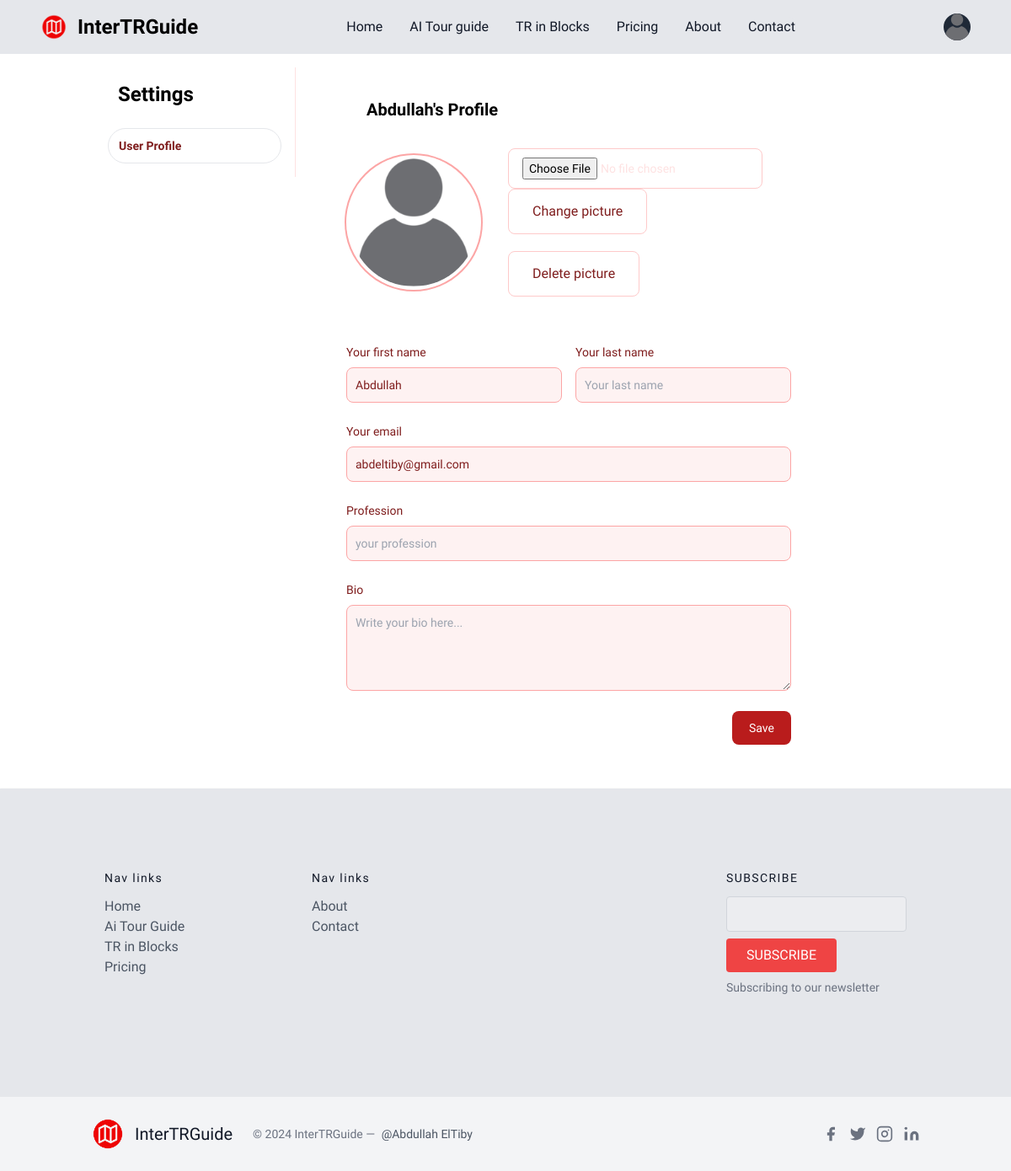
Before: /settings/ (signed in) with the older database file.
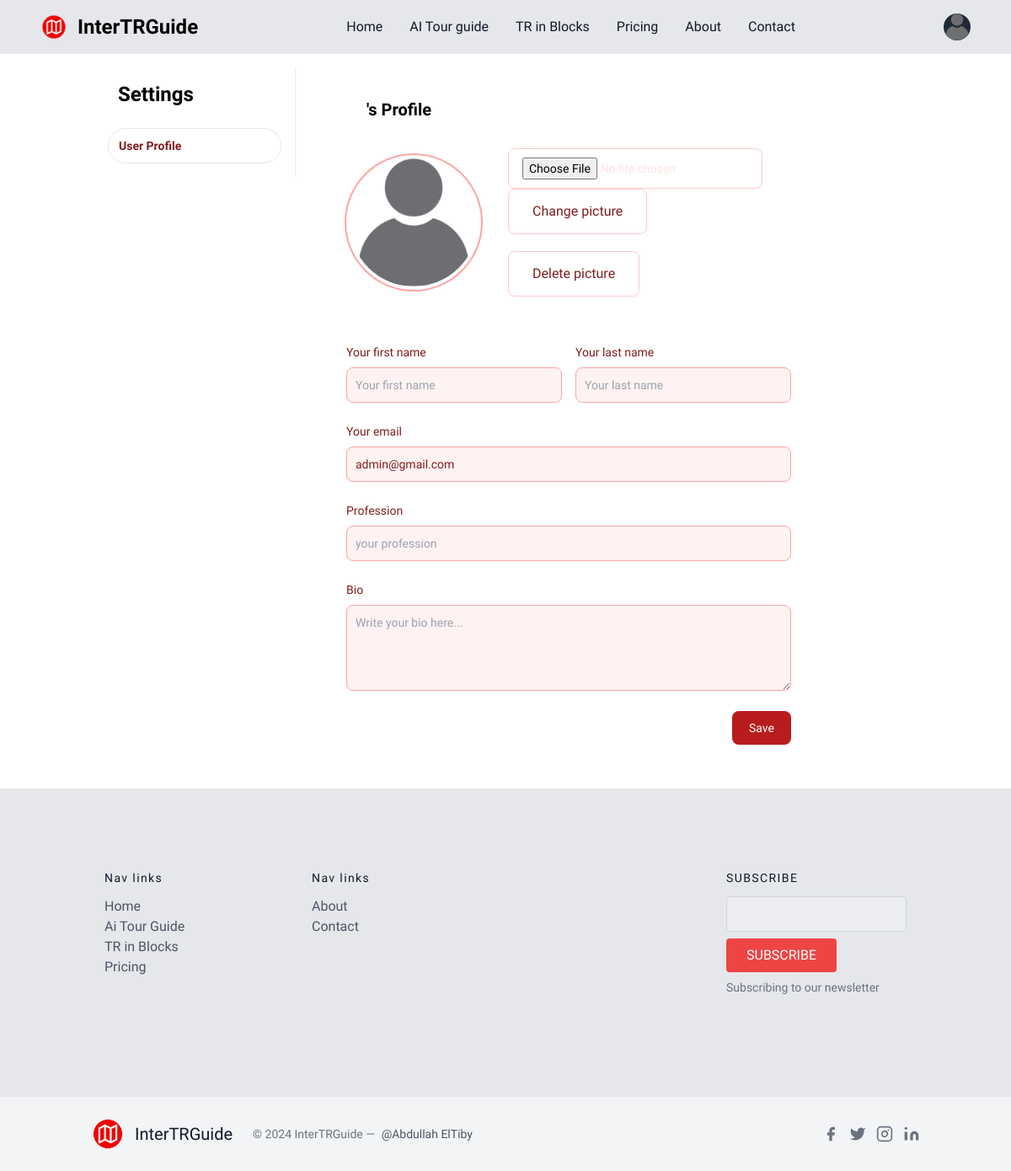
After: the same page with the newer database file.
### app/models.py (models this page shows, shortened)
class CustomUser(AbstractUser):
    name = models.CharField(max_length=100, blank=True)
    image = models.ImageField(upload_to='profile_pics', default='profile_pics/default.png')
    email = models.EmailField(unique=True)
    password = models.CharField(max_length=128, default='defaultpassword')

### app/views.py (the view)
# urls.py: path('settings/', views.settings, name='settings'),
@login_required(login_url='login')
def settings(request):
    return render(request, 'settings_page.html')

### templates/settings_page.html (shortened to what this page needs)
{% extends "base.html" %}
{% block maincontent %}
<div class="bg-white w-full flex flex-col gap-5 px-3 md:px-16 lg:px-28 md:flex-row text-[#161931]">
    <aside class="hidden py-4 md:w-1/3 lg:w-1/4 md:block">
        <div class="sticky flex flex-col gap-2 p-4 text-sm border-r border-red-100 top-12">
            <h2 class="pl-3 mb-4 text-2xl font-semibold">Settings</h2>
            <a href="#" class="flex items-center px-3 py-2.5 font-bold bg-white  text-red-900 border rounded-full">
                User Profile
            </a>
        </div>
    </aside>
    <main class="w-full min-h-screen py-1 md:w-2/3 lg:w-3/4">
        <div class="p-2 md:p-4">
            <div class="w-full px-6 pb-8 mt-8 sm:max-w-xl sm:rounded-lg">
                <h2 class="pl-6 text-2xl font-bold sm:text-xl">{{ user.name }}'s Profile</h2>
                <div class="grid max-w-2xl mx-auto mt-8">
                    <div class="flex flex-col items-center space-y-5 sm:flex-row sm:space-y-0">
                        <img class="object-cover w-40 h-40 p-1 rounded-full ring-2 ring-red-300 dark:ring-red-500"
                            src="{{user.image.url}}"
                            alt="Bordered avatar">
                        <div class="flex flex-col space-y-5 sm:ml-8">
                            <form action="{% url 'change_profile_picture' %}" method="post" enctype="multipart/form-data">
                                <input type="file" name="new_image" accept="image/*" class="py-2.5 px-4 text-sm font-medium text-red-100 focus:outline-none bg-[#202142] rounded-lg border border-red-200 hover:bg-red-900 focus:z-10 focus:ring-4 focus:ring-red-200">                                <button type="submit" class="py-3.5 px-7 text-base font-medium text-red-900 focus:outline-none bg-white rounded-lg border border-red-200 hover:bg-red-100 hover:text-[#202142] focus:z-10 focus:ring-4 focus:ring-red-200 ">
                                    Change picture
                                </button>
                            </form>
                            <form action="{% url 'delete_profile_picture' %}" method="post">
                            <button type="submit"
                                class="py-3.5 px-7 text-base font-medium text-red-900 focus:outline-none bg-white rounded-lg border border-red-200 hover:bg-red-100 hover:text-[#202142] focus:z-10 focus:ring-4 focus:ring-red-200 ">
                                Delete picture
                            </button>
                            </form>
                        </div>
                    </div>
                    <div class="items-center mt-8 sm:mt-14 text-[#202142]">
                        <div
                            class="flex flex-col items-center w-full mb-2 space-x-0 space-y-2 sm:flex-row sm:space-x-4 sm:space-y-0 sm:mb-6">
                            <div class="w-full">
                                <label for="first_name"
                                    class="block mb-2 text-sm font-medium text-red-900 dark:text-white">Your
                                    first name</label>
                                <input type="text" id="first_name"
                                    class="bg-red-50 border border-red-300 text-red-900 text-sm rounded-lg focus:ring-red-500 focus:border-red-500 block w-full p-2.5 "
                                    placeholder="Your first name" value="{{user.name}}" required>
                            </div>
                            <div class="w-full">
                                <label for="last_name"
                                    class="block mb-2 text-sm font-medium text-red-900 dark:text-white">Your
                                    last name</label>
                                <input type="text" id="last_name"
                                    class="bg-red-50 border border-red-300 text-red-900 text-sm rounded-lg focus:ring-red-500 focus:border-red-500 block w-full p-2.5 "
                                    placeholder="Your last name" value="" required>
                            </div>
                        </div>
                        <div class="mb-2 sm:mb-6">
                            <label for="email"
                                class="block mb-2 text-sm font-medium text-red-900 dark:text-white">Your
                                email</label>
                            <input type="email" id="email"
                                class="bg-red-50 border border-red-300 text-red-900 text-sm rounded-lg focus:ring-red-500 focus:border-red-500 block w-full p-2.5 "
                                placeholder="your.email@mail.com" value="{{user.email}}" required>
                        </div>
                        <div class="mb-2 sm:mb-6">
                            <label for="profession"
                                class="block mb-2 text-sm font-medium text-red-900 dark:text-white">Profession</label>
                            <input type="text" id="profession"
                                class="bg-red-50 border border-red-300 text-red-900 text-sm rounded-lg focus:ring-red-500 focus:border-red-500 block w-full p-2.5 "
                                placeholder="your profession" required>
                        </div>
                        <div class="mb-6">
                            <label for="message"
                                class="block mb-2 text-sm font-medium text-red-900 dark:text-white">Bio</label>
                            <textarea id="message" rows="4"
                                class="block p-2.5 w-full text-sm text-red-900 bg-red-50 rounded-lg border border-red-300 focus:ring-red-500 focus:border-red-500 "
                                placeholder="Write your bio here..."></textarea>
                        </div>
                        <div class="flex justify-end">
                            <button type="submit"
                                class="text-white bg-red-700  hover:bg-red-800 focus:ring-4 focus:outline-none focus:ring-red-300 font-medium rounded-lg text-sm w-full sm:w-auto px-5 py-2.5 text-center dark:bg-red-600 dark:hover:bg-red-700 dark:focus:ring-red-800">Save</button>
                        </div>
                    </div>
                </div>
            </div>
        </div>
    </main>
</div>
{% endblock maincontent %}

### templates/base.html (shortened to what this page needs)
{% load static %}
<!DOCTYPE html>
<html lang="en">
<head>
    <link href="https://cdn.jsdelivr.net/npm/tailwindcss@2.2.19/dist/tailwind.min.css" rel="stylesheet">
</head>
<body>
<nav class="bg-gray-200 shadow shadow-gray-300 w-100 px-8 md:px-auto">
	<div class="max-w-screen-xl flex flex-wrap items-center justify-between mx-auto p-4 bg-gray-200">
	<a href="{% url "home" %}" class="flex items-center space-x-3 rtl:space-x-reverse">
		<img src="{% static 'app/icon png.png' %}" class="h-8" alt="Flowbite Logo" />
		<span class="self-center text-2xl font-semibold whitespace-nowrap dark:text-white">InterTRGuide</span>
	</a>
	<div class="flex items-center md:order-2 space-x-3 md:space-x-0 rtl:space-x-reverse bg-gray-200">
		<button type="button" class="flex text-sm bg-gray-800 rounded-full md:me-0 focus:ring-4 focus:ring-gray-300 dark:focus:ring-gray-600" id="user-menu-button" aria-expanded="false" data-dropdown-toggle="user-dropdown" data-dropdown-placement="bottom">
		  {% if user.is_authenticated %}
		  <img class="w-8 h-8 rounded-full" src="{{ user.image.url }}" alt="">
		  {% else %}
		  <img class="w-8 h-8 rounded-full" src="{% static "app/default.png" %}" alt="">
		  {% endif %}
		</button>
	</div>
	<div class="items-center justify-between hidden w-full md:flex md:w-auto md:order-1 bg-gray-200" id="navbar-user">
	  <ul class="flex flex-col font-medium p-4 md:p-0 mt-4 border border-gray-100 rounded-lg md:space-x-8 rtl:space-x-reverse md:flex-row md:mt-0 md:border-0 md:bg-gray-200 dark:bg-gray-800 md:dark:bg-gray-900 dark:border-gray-700">
		<li>
		  <a href="{% url "home" %}" class="block py-2 px-3 text-gray-900 {% block isactive %}{% endblock %}  rounded hover:bg-gray-100 md:hover:bg-transparent md:hover:text-red-700 md:p-0 dark:text-white md:dark:hover:text-blue-500 dark:hover:bg-gray-700 dark:hover:text-white md:dark:hover:bg-transparent dark:border-gray-700">Home</a>
		</li>
		<li>
		  <a href="{% url "aitg" %}" class="block py-2 px-3 text-gray-900 {% block isactivee %}{% endblock %}  rounded hover:bg-gray-100 md:hover:bg-transparent md:hover:text-red-700 md:p-0 dark:text-white md:dark:hover:text-blue-500 dark:hover:bg-gray-700 dark:hover:text-white md:dark:hover:bg-transparent dark:border-gray-700">AI Tour guide</a>
		</li>
		<li>
		  <a href="{% url "tr_in_blocks" %}" class="block py-2 px-3 text-gray-900 {% block isactiveeeeee %}{% endblock %}  rounded hover:bg-gray-100 md:hover:bg-transparent md:hover:text-red-700 md:p-0 dark:text-white md:dark:hover:text-blue-500 dark:hover:bg-gray-700 dark:hover:text-white md:dark:hover:bg-transparent dark:border-gray-700">TR in Blocks</a>
		</li>
		<li>
		  <a href="{% url "pricing" %}" class="block py-2 px-3 text-gray-900 {% block isactiveee %}{% endblock %} rounded hover:bg-gray-100 md:hover:bg-transparent md:hover:text-red-700 md:p-0 dark:text-white md:dark:hover:text-blue-500 dark:hover:bg-gray-700 dark:hover:text-white md:dark:hover:bg-transparent dark:border-gray-700">Pricing</a>
		</li>
		<li>
		  <a href="{% url "about" %}" class="block py-2 px-3 text-gray-900 {% block isactiveeee %}{% endblock %} rounded hover:bg-gray-100 md:hover:bg-transparent md:hover:text-red-700 md:p-0 dark:text-white md:dark:hover:text-blue-500 dark:hover:bg-gray-700 dark:hover:text-white md:dark:hover:bg-transparent dark:border-gray-700">About</a>
		</li>
		<li>
		  <a href="{% url "contact" %}" class="block py-2 px-3 text-gray-900 {% block isactiveeeee %}{% endblock %} rounded hover:bg-gray-100 md:hover:bg-transparent md:hover:text-red-700 md:p-0 dark:text-white md:dark:hover:text-blue-500 dark:hover:bg-gray-700 dark:hover:text-white md:dark:hover:bg-transparent dark:border-gray-700">Contact</a>
		</li>
	  </ul>
	</div>
	</div>
  </nav>
{% block maincontent %}
{% endblock maincontent %}
<footer class="bg-gray-200 shadow shadow-gray-300 text-gray-600 body-font">
	<div class="container px-5 py-24 mx-auto">
	  <div class="flex flex-wrap md:text-left text-center order-first">
		<div class="lg:w-1/4 md:w-1/2 w-full px-4">
		  <h2 class="title-font font-medium text-gray-900 tracking-widest text-sm mb-3">Nav links</h2>
		  <nav class="list-none mb-10">
			<li>
			  <a href="{% url "home" %}" class="text-gray-600 hover:text-gray-800">Home</a>
			</li>
			<li>
				<a href="{% url "aitg" %}" class="text-gray-600 hover:text-gray-800">Ai Tour Guide</a>
			</li>
			<li>
				<a href="{% url "tr_in_blocks" %}" class="text-gray-600 hover:text-gray-800">TR in Blocks</a>
			</li>
			<li>
				<a href="{% url "pricing" %}" class="text-gray-600 hover:text-gray-800">Pricing</a>
			</li>
		  </nav>
		</div>
		<div class="lg:w-1/4 md:w-1/2 w-full px-4">
		  <h2 class="title-font font-medium text-gray-900 tracking-widest text-sm mb-3">Nav links</h2>
		  <nav class="list-none mb-10">
			<li>
				<a href="{% url "about" %}" class="text-gray-600 hover:text-gray-800">About</a>
			</li>
			<li>
				<a href="{% url "contact" %}" class="text-gray-600 hover:text-gray-800">Contact</a>
			</li>
		  </nav>
		</div>
		<div class="lg:w-1/4 md:w-1/2 w-full px-4">
		</div>
		<div class="lg:w-1/4 md:w-1/2 w-full px-4">
		  <h2 class="title-font font-medium text-gray-900 tracking-widest text-sm mb-3">SUBSCRIBE</h2>
		  <div class="flex xl:flex-nowrap md:flex-nowrap lg:flex-wrap flex-wrap justify-center items-end md:justify-start">
			<div class="relative w-40 sm:w-auto xl:mr-4 lg:mr-0 sm:mr-4 mr-2">
			  <input type="text" id="footer-field" name="footer-field" class="w-full bg-gray-100 bg-opacity-50 rounded border border-gray-300 focus:bg-transparent focus:ring-2 focus:ring-red-200 focus:border-red-500 text-base outline-none text-gray-700 py-1 px-3 leading-8 transition-colors duration-200 ease-in-out" spellcheck="false" data-ms-editor="true">
			</div>
			<button class="lg:mt-2 xl:mt-0 flex-shrink-0 inline-flex text-white bg-red-500 border-0 py-2 px-6 focus:outline-none hover:bg-red-600 rounded">SUBSCRIBE</button>
		  </div>
		  <p class="text-gray-500 text-sm mt-2 md:text-left text-center">Subscribing to our newsletter</p>
			<br class="lg:block hidden">
		</div>
	  </div>
	</div>
	<div class="bg-gray-100">
	  <div class="container px-5 py-6 mx-auto flex items-center sm:flex-row flex-col">
		<a class="flex title-font font-medium items-center md:justify-start justify-center text-gray-900">
			<img src="{% static 'app/icon png.png' %}" class="h-10 w-10">
		  <span class="ml-3 text-xl">InterTRGuide</span>
		</a>
		<p class="text-sm text-gray-500 sm:ml-6 sm:mt-0 mt-4">© 2024 InterTRGuide —
		  <a href="https://twitter.com/abdullah_eltiby" rel="noopener noreferrer" class="text-gray-600 ml-1" target="_blank">@Abdullah ElTiby</a>
		</p>
		<span class="inline-flex sm:ml-auto sm:mt-0 mt-4 justify-center sm:justify-start">
		  <a class="text-gray-500">
			<svg fill="currentColor" stroke-linecap="round" stroke-linejoin="round" stroke-width="2" class="w-5 h-5" viewBox="0 0 24 24">
			  <path d="M18 2h-3a5 5 0 00-5 5v3H7v4h3v8h4v-8h3l1-4h-4V7a1 1 0 011-1h3z"></path>
			</svg>
		  </a>
		  <a class="ml-3 text-gray-500">
			<svg fill="currentColor" stroke-linecap="round" stroke-linejoin="round" stroke-width="2" class="w-5 h-5" viewBox="0 0 24 24">
			  <path d="M23 3a10.9 10.9 0 01-3.14 1.53 4.48 4.48 0 00-7.86 3v1A10.66 10.66 0 013 4s-4 9 5 13a11.64 11.64 0 01-7 2c9 5 20 0 20-11.5a4.5 4.5 0 00-.08-.83A7.72 7.72 0 0023 3z"></path>
			</svg>
		  </a>
		  <a class="ml-3 text-gray-500">
			<svg fill="none" stroke="currentColor" stroke-linecap="round" stroke-linejoin="round" stroke-width="2" class="w-5 h-5" viewBox="0 0 24 24">
			  <rect width="20" height="20" x="2" y="2" rx="5" ry="5"></rect>
			  <path d="M16 11.37A4 4 0 1112.63 8 4 4 0 0116 11.37zm1.5-4.87h.01"></path>
			</svg>
		  </a>
		  <a class="ml-3 text-gray-500">
			<svg fill="currentColor" stroke="currentColor" stroke-linecap="round" stroke-linejoin="round" stroke-width="0" class="w-5 h-5" viewBox="0 0 24 24">
			  <path stroke="none" d="M16 8a6 6 0 016 6v7h-4v-7a2 2 0 00-2-2 2 2 0 00-2 2v7h-4v-7a6 6 0 016-6zM2 9h4v12H2z"></path>
			  <circle cx="4" cy="4" r="2" stroke="none"></circle>
			</svg>
		  </a>
		</span>
	  </div>
	</div>
  </footer>
</body>
</html>

### templates/base.html (style rules this page uses)
body { font-family: 'Plus Jakarta Sans', sans-serif; }

### templates/settings_page.html (style rules this page uses)
body { font-family: 'Plus Jakarta Sans', sans-serif; }

Changed rows visible on the page:
changed CustomUser: email "abdeltiby@gmail.com" → "admin@gmail.com"; name "Abdullah" → (not shown)
